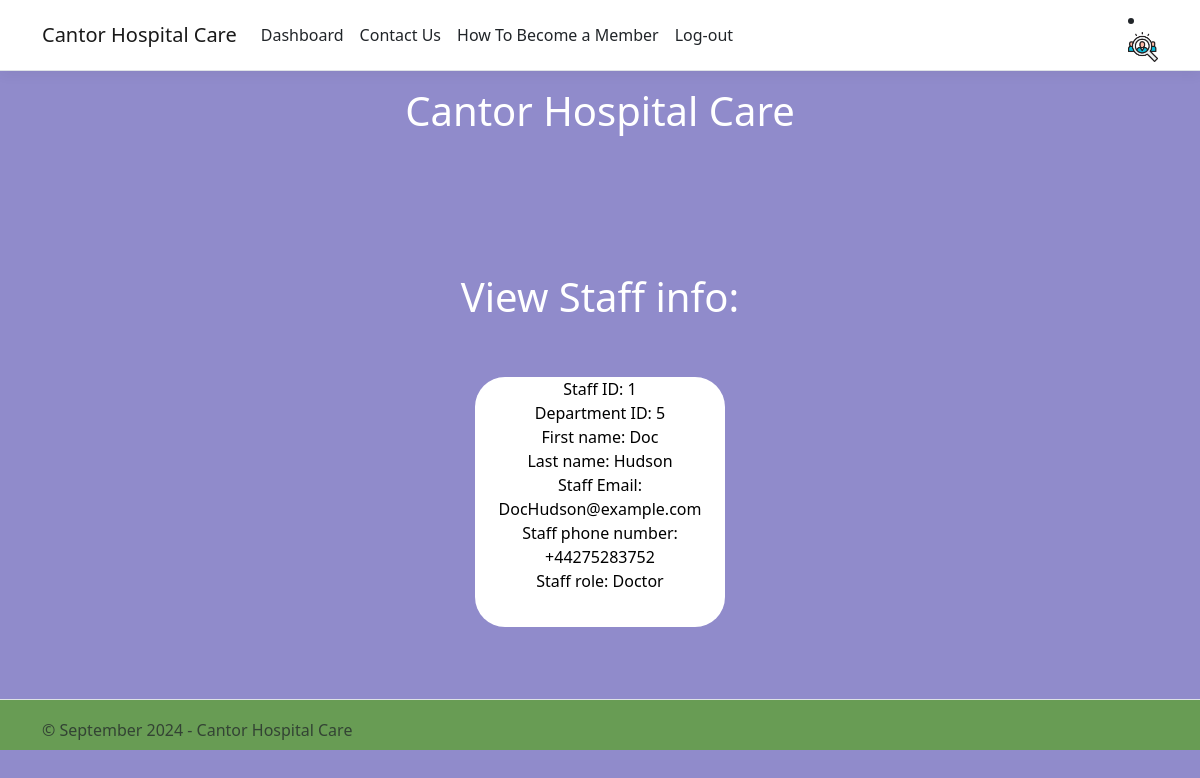
Screenshot of /patientViewDocInfo.php with the database file from the repository.
### tables this page shows
CREATE TABLE `staff` (
  `ID` int(11) NOT NULL,
  `firstName` tinytext NOT NULL,
  `lastName` tinytext NOT NULL,
  `phoneNumber` tinytext NOT NULL,
  `email` char(30) NOT NULL,
  `gender` tinytext NOT NULL,
  `staffRole` tinytext NOT NULL,
  `salary` int(11) NOT NULL,
  `hireDate` datetime NOT NULL,
  `department_id` int(11) NOT NULL,
  `staffPassword` varchar(60) NOT NULL
);

### patientViewDocInfo.php (the view, shortened to what this page needs)
<!DOCTYPE html>
<html lang="en">
<head>
    <link rel="stylesheet" href="css/global.css" type="text/css" />
    <link rel="stylesheet" href="css/mobile.css" type="text/css" media="only screen and (max-width : 620px)" />
    <link rel="stylesheet" href="css/desktop.css" type="text/css" media="only screen and (min-width : 621px)" />
</head>
<body>
    <div class="">
        <div class="navbarContainer">
            <?php
            include("php/includes/patient/navbar.php");
            ?>
        </div>
        <div class="header">
            <?php
            include("php/includes/header.php");
            ?>
        </div>
        <div class="container pb-5">
            <h2></h2><br>
        </div>
        <div class="viewStaffInfoTitle">
            <h1>View Staff info:</h1><br><br>
        </div>
        <div class="viewStaffInfo">
            <?php
            include("config.php");
            $sql = "SELECT * FROM staff WHERE ID = 1";
            $result = mysqli_query($conn, $sql);
            if (mysqli_num_rows($result) > 0) {
                while ($row = mysqli_fetch_assoc($result)) {
                    echo "Staff ID: " . $row["ID"] . "<br>";
                    echo "Department ID: " . $row["department_id"] . "<br>";
                    echo "First name: " . $row["firstName"] . "<br>";
                    echo "Last name: " . $row["lastName"] . "<br>";
                    echo "Staff Email: " . $row["email"] . "<br>";
                    echo "Staff phone number: " . $row["phoneNumber"] . "<br>";
                    echo "Staff role: " . $row["staffRole"] . "<br>" . "<br>" . "<br>";
                };
            } else {
                echo "No user found";
            }
            ?>
        </div><br><br><br>
        <div class="footer">
            <?php
            include("php/includes/footer.php");
            ?>
</body>
</html>

### css/global.css (style rules this page uses)
html { font-size: 14px; }
@media (min-width: 768px) { html { font-size: 16px; } }
html { position: relative; min-height: 100%; }
body { margin-bottom: 60px; position: relative; min-height: 100vh; display: flex; flex-direction: column; }
.footer { position: relative; margin-top: auto; height: 50px; clear: both; padding-bottom: 50px; bottom: 0; width: 100%; white-space: nowrap; line-height: 60px; background-color: #689C54; color: #fff; }
.bgColor { background-color: #908BCB; max-width: 100%; }
.container { min-height: 100%; }
.header { margin: auto; text-align: center; padding-bottom: 50px; color: white; }
.viewStaffInfoTitle { margin: auto; text-align: center; color: white; }
.viewStaffInfo { margin: auto; text-align: center; padding-bottom: 250px; background-color: white; color: black; width: 250px; height: 200px; border-radius: 30px; }

### rows the page displays
staff: ID "1", department "5", firstName "Doc", lastName "Hudson", email "DocHudson@example.com", phoneNumber "+44275283752", staffRole "Doctor"
